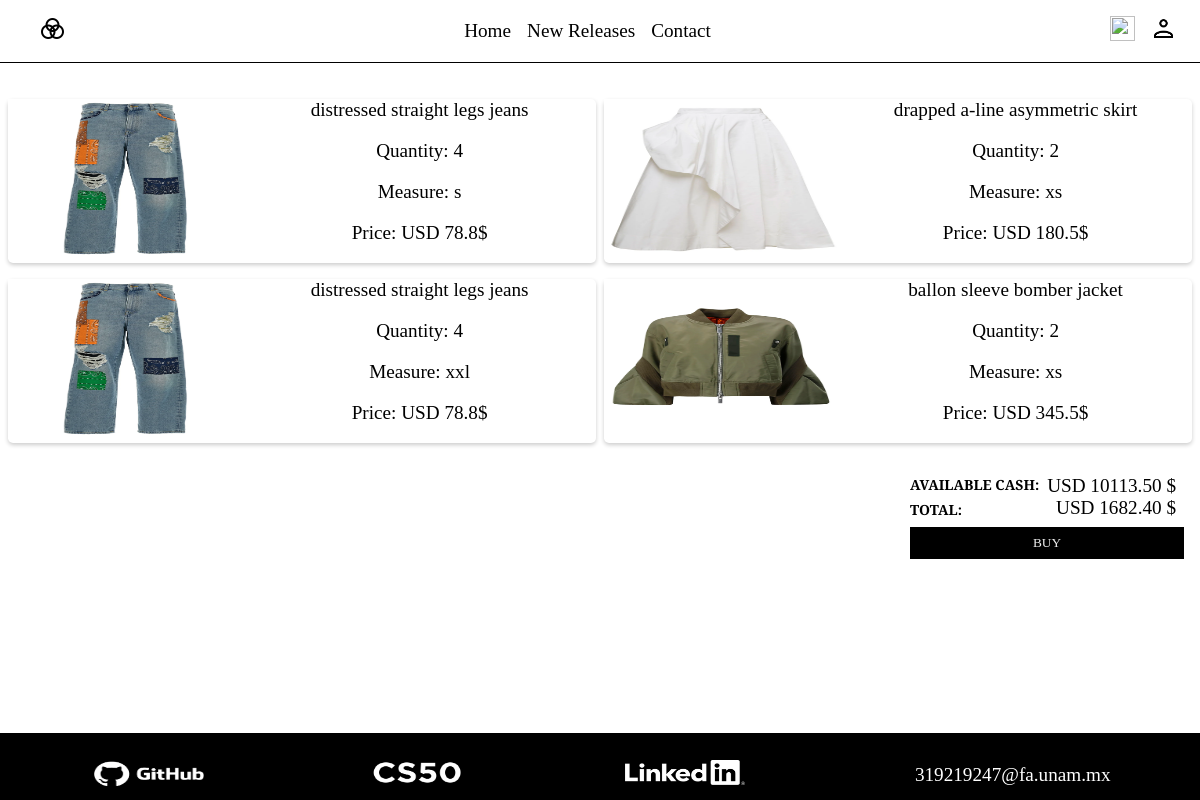
/shopping (signed in), run on the app's committed database.
### tables this page shows
CREATE TABLE cart (id INTEGER PRIMARY KEY AUTOINCREMENT, user_id INTEGER NOT NULL, product_id INTEGER NOT NULL, quantity INTEGER NOT NULL, measure VARCHAR(5) NOT NULL, price MONEY NOT NULL,   FOREIGN KEY (user_id) REFERENCES users(id), FOREIGN KEY (product_id) REFERENCES products(id));

CREATE TABLE products (id INTEGER PRIMARY KEY AUTOINCREMENT, name TEXT NOT NULL, description TEXT NOT NULL, price MONEY NOT NULL, stock INTEGER DEFAULT 0, year_of_release DATE NOT NULL, main_color VARCHAR(50) NOT NULL, season VARCHAR(7) NOT NULL, creator VARCHAR(100) DEFAULT unknown, category VARCHAR(25) NOT NULL, image_path VARCHAR(255) NOT NULL);

### app.py (the view, shortened to what this page needs)
@app.route("/shopping", methods=["GET", "POST"])
def shopping():
    db.execute(
        "CREATE TABLE IF NOT EXISTS cart (id INTEGER PRIMARY KEY AUTOINCREMENT, user_id INTEGER NOT NULL, product_id INTEGER NOT NULL, quantity INTEGER NOT NULL, measure VARCHAR(5) NOT NULL, price MONEY NOT NULL,   FOREIGN KEY (user_id) REFERENCES users(id), FOREIGN KEY (product_id) REFERENCES products(id));"
    )
    if not "user_id" in session:
        flash("Log in to add items to your cart", "info")
        return redirect(url_for("home"))
    money = db.execute("SELECT money FROM users WHERE id = ?", session["user_id"])[0][
        "money"
    ]
    money = float(money)
    rows = db.execute(
        "SELECT cart.*, image_path, name from products INNER JOIN cart ON products.id = cart.product_id WHERE cart.user_id = ?",
        session["user_id"],
    )
    formattedMoney = "{:.2f}".format(money)
    if request.method == "GET":
        if len(rows) == 0:
            flash("Your cart is empty", "info")
            return redirect(url_for("home"))
        totalCost = 0
        for row in rows:
            quantity = row["quantity"]
            price = row["price"]
            totalCost += quantity * price
        formattedTotalCost = "{:.2f}".format(totalCost)
        return render_template(
            "shopping.html",
            rows=rows,
            money=formattedMoney,
            totalCost=formattedTotalCost,
        )

### templates/shopping.html (shortened to what this page needs)
{% extends "layout.html" %}
{% block content %}
<br>
<br>
<div class="container">
    {% for row in rows %}
    <div class="cart-item">
        <div class="bar-40">
            <img src="{{row['image_path']}}" alt="">
        </div>
        <div class="bar-60">
            <span>{{row["name"]}} </span>
            <span>Quantity: {{row["quantity"]}} </span>
            <span>Measure: {{row["measure"]}} </span>
            <span>Price: USD {{row["price"]}}$ </span>
        </div>
    </div>
    {% endfor %}
</div>
<div class="buy-container">
    <div class="buy-cart">
        <div class="buy-price-container">
            <div class="buy-row">
                <span class="cart-money">AVAILABLE CASH:</span>
                <span class="cart-money">TOTAL:</span>
            </div>
            <div class="buy-row">
                <span class="rigth">USD {{money}} $ </span>
                <span class="rigth">USD {{totalCost}} $ </span>
            </div>
        </div>
        <form id="shopping-form" method="POST" action="/shopping">
            <button>BUY</button>
        </form>
    </div>
</div>
{% endblock %}

### templates/layout.html (shortened to what this page needs)
<!DOCTYPE html>
<html lang="en">
<head>
    <link rel="stylesheet" type="text/css" href="{{ url_for('static', filename='app.css') }}">
</head>
<body>
    <nav class="nav-bar " id="global-nav">
        <div class="nav-box" id="unity">
            <a href="/">
                <img src="/static/icons/unity.png" alt="" class="nav-img">
            </a>
        </div>
        <div class="nav-box">
            <a href="/">Home</a>
            <a href="/newReleases">New Releases</a>
            <a href="/contact">Contact</a>
        </div>
        <div class="nav-box">
            <a href="/shopping">
                <img src="/static/icons/add-cart.png" alt="" class="nav-img">
            </a>
            <a href="/user">
                <img src="/static/icons/user.png" alt="" class="nav-img">
            </a>
        </div>
    </nav>
    {% block content %}
    {% endblock %}
    <footer>
        <div class="footer-row">
            <div id="myprofile">
                <a href="https://github.com/AngelCorona117">
                    <img src="/static/icons/github-with-name.png" alt="" class="logo " id="profile">
                </a>
            </div>
        </div>
        <div class="footer-row">
            <a href="https://pll.harvard.edu/course/cs50-introduction-computer-science?delta=0"><img
                    src="/static/icons/CS50.webp" alt="Logo" width="147" height="26" class="logo" id="footerCS50"></a>
        </div>
        <div class="footer-row">
            <a href="https://www.linkedin.com/in/%C3%A1ngel-corona-62b924268/">
                <img src="/static/icons/Logo-Linkedin-blanc.webp" alt="" class="logo " id="linkedin">
            </a>
        </div>
        <div class="footer-row">
            <div id="myprofile">
                <a href="mailto:319219247@fa.unam.mx">
                    <span id="profile-text">319219247@fa.unam.mx</span>
                </a>
            </div>
        </div>
    </footer>
</body>
</html>

### static/app.css (style rules this page uses)
* { padding: 0%; margin: 0%; box-sizing: border-box; font-family: 'Josefin Slab', serif; font-weight: 500; }
span { font-family: 'Josefin Slab', serif; font-weight: 500; }
html, body { height: 100%; }
a { padding: none; text-decoration: none; color: black; margin: none; }
.nav-bar { display: flex; justify-content: space-between; padding: 1rem 1rem; align-items: center; border-bottom: 1px solid black; }
#global-nav { display: none; }
.nav-img { width: 25px; height: 25px; }
nav a { margin: 0 0.5rem; }
.nav-box { display: flex; align-items: center; width: auto; }
.nav-box a, span { font-family: 'Josefin Slab', serif; font-size: 1.2rem; font-weight: 500; }
footer { display: flex; flex-direction: row; flex-wrap: wrap; justify-content: space-around; align-items: center; padding: 0.5rem; position: sticky; top: 100%; background-color: #000000; margin-top: 2rem; }
.footer-row { display: flex; flex-direction: column; align-items: center; padding: 1rem 1rem 0 1rem; }
#myprofile a { display: flex; align-items: center; }
#profile-text { color: white; font-stretch: extra-expanded; padding-left: 7px; }
#profile { width: 120px; height: 35px; }
#footerCS50 { width: 90px; height: 23px; }
#linkedin { width: 120px; height: 25px; }
.container { display: flex; flex-direction: row; justify-content: space-evenly; align-items: baseline; flex-wrap: wrap; width: 100%; height: auto; padding: none; margin: none; }
.cart-item { width: 90%; margin-bottom: 1rem; height: auto; display: flex; flex-direction: row; justify-content: space-between; align-items: stretch; background-color: white; box-shadow: 0 2px 4px rgba(0, 0, 0, 0.2); border-radius: 5px; }
.cart-item span { flex-grow: 1; text-align: center; }
.bar-40 { width: 40%; }
.bar-60 { width: 60%; display: flex; flex-direction: column; }
.bar-40 img { width: 100%; height: 20vh; }
.buy-container { width: 100%; display: flex; justify-content: flex-end; }
.buy-cart { display: flex; width: auto; margin: 1rem; flex-direction: column; }
#shopping-form button { background-color: #000000; color: #EEEEEE; border: none; padding: 0.5rem 1rem; width: 100%; margin-top: 0.5rem; margin-right: 0.5rem; }
.buy-row { display: flex; flex-direction: column; justify-content: space-between; padding-right: 0.5rem; }
.buy-price-container { display: flex; flex-direction: row; }
.rigth { align-self: flex-end; font: weight 400; }
.cart-money { font-size: 14px; font-weight: 600; }
@media screen and (min-width: 790px) { .nav-bar { display: none; } }
@media screen and (min-width: 790px) { .cart-item { width: 49%; } }
@media screen and (min-width: 790px) { #global-nav { display: flex; } }

### data on the page
cart: image_path (picture), name "distressed straight legs jeans", quantity "4", measure "s", price "78.8"
cart: image_path (picture), name "drapped a-line asymmetric skirt", quantity "2", measure "xs", price "180.5"
cart: image_path (picture), name "distressed straight legs jeans", quantity "4", measure "xxl", price "78.8"
cart: image_path (picture), name "ballon sleeve bomber jacket", quantity "2", measure "xs", price "345.5"

### other printed values
{{ money }} "10113.50"
{{ totalCost }} "1682.40"
